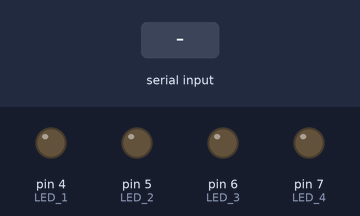
Recording of a sketch running on a simulated Arduino Uno, built with avr-gcc and run on an emulated ATmega328P. Parts: output pins drawn as LEDs (lit = HIGH). Inputs (shaded band) come from the test bench. What the sketch prints to the serial monitor is not drawn.

Above: at 1.2 s.
1.3 s: "A" received over the second serial link
At 1.8 s:
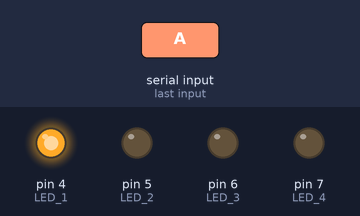
2.8 s: "B" received over the second serial link
At 4.0 s:
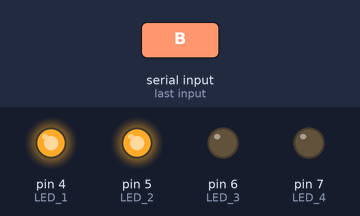
4.3 s: "a" received over the second serial link
At 5.3 s:
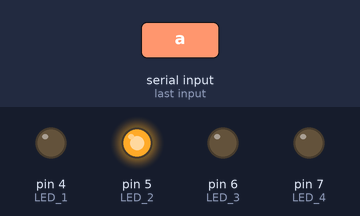
5.8 s: "C" received over the second serial link
At 6.4 s:
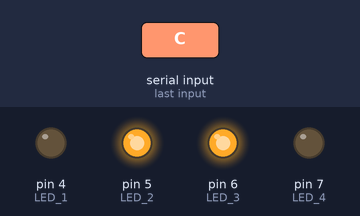
7.3 s: "b" received over the second serial link
At 7.6 s:
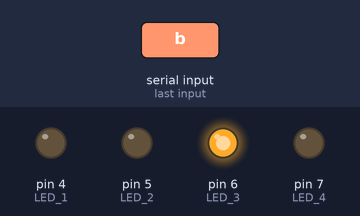
8.8 s: "D" received over the second serial link
At 9.9 s:
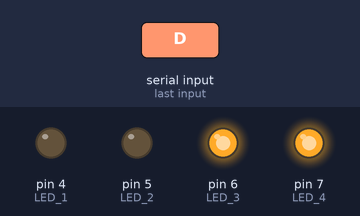
Timing chart, 0 to 11.3 s (numbered marks = the images above; inputs shaded):
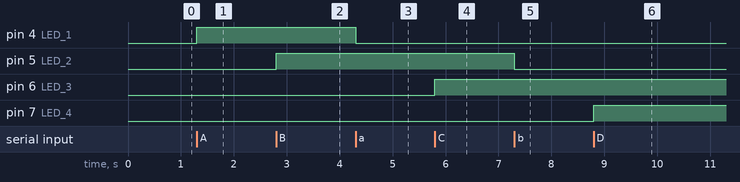

The sketch:

rpiPico.ino
```cpp
#include <SoftwareSerial.h>
SoftwareSerial WIFIS(2, 3); // phy pin4 and phy pin5

char charx = 0;

int LED_1 = 4; // phy pin6
int LED_2 = 5; // phy pin7
int LED_3 = 6; // phy pin9
int LED_4 = 7; // phy pin10

void setup() {
  WIFIS.begin(9600);
  Serial.begin(9600);

  pinMode(LED_1, OUTPUT);
  pinMode(LED_2, OUTPUT);
  pinMode(LED_3, OUTPUT);
  pinMode(LED_4, OUTPUT);
}

void loop() {
  if (WIFIS.available() > 0) {
    charx = WIFIS.read();

    Serial.print(charx);

    if (charx == 'A') {
      digitalWrite(LED_1, HIGH);
    } else if (charx == 'a') {
      digitalWrite(LED_1, LOW);
    }

    if (charx == 'B') {
      digitalWrite(LED_2, HIGH);
    } else if (charx == 'b') {
      digitalWrite(LED_2, LOW);
    }

    if (charx == 'C') {
      digitalWrite(LED_3, HIGH);
    } else if (charx == 'c') {
      digitalWrite(LED_3, LOW);
    }

    if (charx == 'D') {
      digitalWrite(LED_4, HIGH);
    } else if (charx == 'd') {
      digitalWrite(LED_4, LOW);
    }
  }
}
```

Measured:
- after the input at 1.3 s, pin 4 (LED_1): LOW → HIGH at once
- after the input at 2.8 s, pin 5 (LED_2): LOW → HIGH at once
- after the input at 4.3 s, pin 4 (LED_1): HIGH → LOW at once
- after the input at 5.8 s, pin 6 (LED_3): LOW → HIGH at once
- after the input at 7.3 s, pin 5 (LED_2): HIGH → LOW at once
- after the input at 8.8 s, pin 7 (LED_4): LOW → HIGH at once
